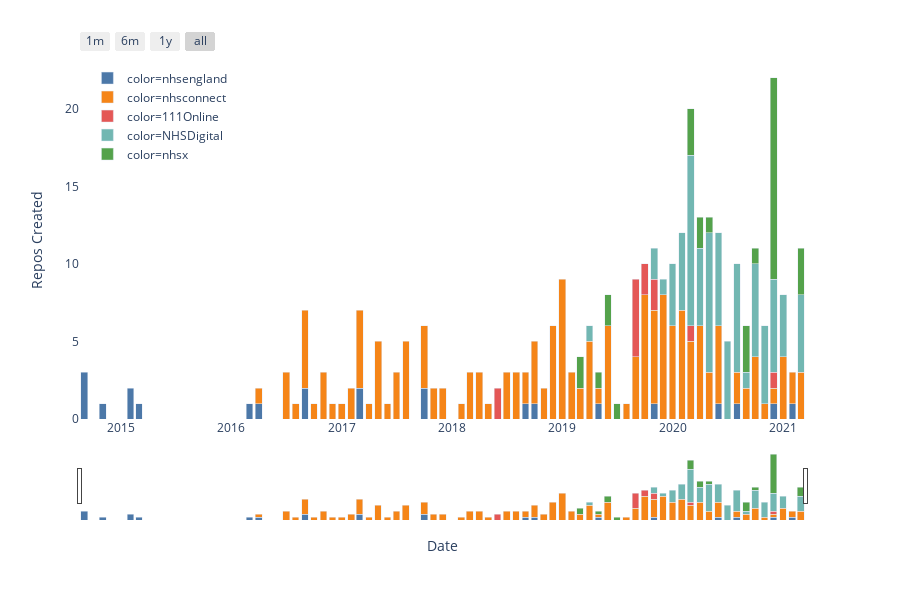

Notebook code cell kept with this figure:
### Code cell
import plotly.express as px

fig = px.bar(df, x=res['Date'],y=res['Repos Created'], labels={'y':'Repos Created','x':'Date'}, color=res['Org'], barmode = 'stack', color_discrete_sequence=px.colors.qualitative.T10)

fig.update_xaxes(
    rangeslider_visible=True,
    rangeselector=dict(
        buttons=list([
            dict(count=1, label="1m", step="month", stepmode="backward"),
            dict(count=6, label="6m", step="month", stepmode="backward"),
            dict(count=1, label="1y", step="year", stepmode="backward"),
            dict(step="all")
        ])
    )
)

fig.update_layout(
    {
'plot_bgcolor': 'rgba(0, 0, 0, 0)',
'paper_bgcolor': 'rgba(0, 0, 0, 0)',
},
    legend=dict(
    orientation="v",
    yanchor="top",
    y=0.99,
    xanchor="left",
    x=0.01
))
fig.show()

### Figure 1 — Plotly figure (JSON) as saved in the notebook; plotly's stock layout.template omitted (floating-point values rounded to 4 significant figures)
{"data": [{"alignmentgroup": "True", "hoverlabel": {"namelength": 0}, "hovertemplate": "color=nhsengland<br>Date=%{x}<br>Repos Created=%{y}", "legendgroup": "color=nhsengland", "marker": {"color": "#4C78A8"}, "name": "color=nhsengland", "offsetgroup": "color=nhsengland", "orientation": "v", "showlegend": true, "textposition": "auto", "type": "bar", "x": ["2014-11", "2014-9", "2015-2", "2015-3", "2016-3", "2016-4", "2016-9", "2017-10", "2017-3", "2018-10", "2018-9", "2019-11", "2019-5", "2020-12", "2020-6", "2020-8", "2021-2"], "xaxis": "x", "y": [1, 3, 2, 1, 1, 1, 2, 2, 2, 1, 1, 1, 1, 1, 1, 1, 1], "yaxis": "y"}, {"alignmentgroup": "True", "hoverlabel": {"namelength": 0}, "hovertemplate": "color=nhsconnect<br>Date=%{x}<br>Repos Created=%{y}", "legendgroup": "color=nhsconnect", "marker": {"color": "#F58518"}, "name": "color=nhsconnect", "offsetgroup": "color=nhsconnect", "orientation": "v", "showlegend": true, "textposition": "auto", "type": "bar", "x": ["2016-10", "2016-11", "2016-12", "2016-4", "2016-7", "2016-8", "2016-9", "2017-1", "2017-10", "2017-11", "2017-12", "2017-2", "2017-3", "2017-4", "2017-5", "2017-6", "2017-7", "2017-8", "2018-10", "2018-11", "2018-12", "2018-2", "2018-3", "2018-4", "2018-5", "2018-7", "2018-8", "2018-9", "2019-1", "2019-10", "2019-11", "2019-12", "2019-2", "2019-3", "2019-4", "2019-5", "2019-6", "2019-8", "2019-9", "2020-1", "2020-10", "2020-11", "2020-12", "2020-2", "2020-3", "2020-4", "2020-5", "2020-6", "2020-8", "2020-9", "2021-1", "2021-2", "2021-3"], "xaxis": "x", "y": [1, 3, 1, 1, 3, 1, 5, 1, 4, 2, 2, 2, 5, 1, 5, 1, 3, 5, 4, 2, 6, 1, 3, 3, 1, 3, 3, 2, 9, 8, 6, 8, 3, 2, 5, 1, 6, 1, 4, 6, 4, 1, 1, 7, 5, 6, 3, 5, 2, 2, 4, 2, 3], "yaxis": "y"}, {"alignmentgroup": "True", "hoverlabel": {"namelength": 0}, "hovertemplate": "color=111Online<br>Date=%{x}<br>Repos Created=%{y}", "legendgroup": "color=111Online", "marker": {"color": "#E45756"}, "name": "color=111Online", "offsetgroup": "color=111Online", "orientation": "v", "showlegend": true, "textposition": "auto", "type": "bar", "x": ["2018-6", "2019-10", "2019-11", "2019-9", "2020-12", "2020-3"], "xaxis": "x", "y": [2, 2, 2, 5, 1, 1], "yaxis": "y"}, {"alignmentgroup": "True", "hoverlabel": {"namelength": 0}, "hovertemplate": "color=NHSDigital<br>Date=%{x}<br>Repos Created=%{y}", "legendgroup": "color=NHSDigital", "marker": {"color": "#72B7B2"}, "name": "color=NHSDigital", "offsetgroup": "color=NHSDigital", "orientation": "v", "showlegend": true, "textposition": "auto", "type": "bar", "x": ["2019-11", "2019-12", "2019-4", "2020-1", "2020-10", "2020-11", "2020-12", "2020-2", "2020-3", "2020-4", "2020-5", "2020-6", "2020-7", "2020-8", "2020-9", "2021-1", "2021-3"], "xaxis": "x", "y": [2, 1, 1, 4, 6, 5, 6, 5, 11, 5, 9, 6, 5, 7, 1, 4, 5], "yaxis": "y"}, {"alignmentgroup": "True", "hoverlabel": {"namelength": 0}, "hovertemplate": "color=nhsx<br>Date=%{x}<br>Repos Created=%{y}", "legendgroup": "color=nhsx", "marker": {"color": "#54A24B"}, "name": "color=nhsx", "offsetgroup": "color=nhsx", "orientation": "v", "showlegend": true, "textposition": "auto", "type": "bar", "x": ["2019-3", "2019-5", "2019-6", "2019-7", "2020-10", "2020-12", "2020-3", "2020-4", "2020-5", "2020-9", "2021-3"], "xaxis": "x", "y": [2, 1, 2, 1, 1, 13, 3, 2, 1, 3, 3], "yaxis": "y"}], "layout": {"barmode": "stack", "height": 600, "legend": {"orientation": "v", "tracegroupgap": 0, "x": 0.01, "xanchor": "left", "y": 0.99, "yanchor": "top"}, "margin": {"t": 60}, "paper_bgcolor": "rgba(0, 0, 0, 0)", "plot_bgcolor": "rgba(0, 0, 0, 0)", "xaxis": {"anchor": "y", "domain": [0, 0.98], "rangeselector": {"buttons": [{"count": 1, "label": "1m", "step": "month", "stepmode": "backward"}, {"count": 6, "label": "6m", "step": "month", "stepmode": "backward"}, {"count": 1, "label": "1y", "step": "year", "stepmode": "backward"}, {"step": "all"}]}, "rangeslider": {"visible": true}, "title": {"text": "Date"}}, "yaxis": {"anchor": "x", "domain": [0, 1], "title": {"text": "Repos Created"}}}}
